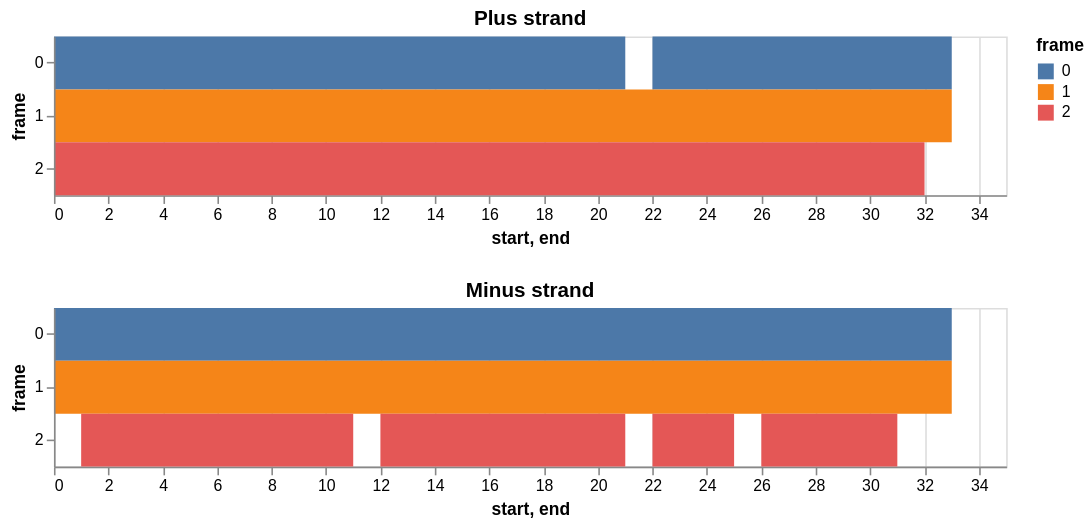

The code cell stored with this chart in its notebook:
### Markdown cell above
Now let's plot it:

### Code cell
import altair as alt

plus = alt.Chart(df[df['strand']=='+']).mark_rect().encode(
    x = alt.X('start:Q'),
    x2 = alt.X2('end:Q'),
    y = alt.Y('frame:N'),
    color='frame',
    tooltip='aa:N'
).properties(
    width=600,
    height=100,
    title='Plus strand'
)

minus = alt.Chart(df[df['strand']=='-']).mark_rect().encode(
    x = alt.X('start:Q', sort=alt.EncodingSortField('start:Q', order='descending')),
    x2 = alt.X2('end:Q'),
    y = alt.Y('frame:N'),
    color='frame',
    tooltip='aa:N'
).properties(
    width=600,
    height=100,
    title='Minus strand'
)

plus & minus

### Figure 1 — Vega-Lite specification as saved in the notebook (floating-point values rounded to 4 significant figures)
{"config": {"view": {"continuousWidth": 300, "continuousHeight": 300}}, "vconcat": [{"data": {"name": "data-a8b90d8c4a87e1da3f4954a68b23ef46"}, "mark": {"type": "rect"}, "encoding": {"color": {"field": "frame", "type": "nominal"}, "tooltip": {"field": "aa", "type": "nominal"}, "x": {"field": "start", "type": "quantitative"}, "x2": {"field": "end"}, "y": {"field": "frame", "type": "nominal"}}, "height": 100, "title": "Plus strand", "width": 600}, {"data": {"name": "data-6e15ccd6662cd456560d63e36f74f30b"}, "mark": {"type": "rect"}, "encoding": {"color": {"field": "frame", "type": "nominal"}, "tooltip": {"field": "aa", "type": "nominal"}, "x": {"field": "start", "sort": {"field": "start:Q", "order": "descending"}, "type": "quantitative"}, "x2": {"field": "end"}, "y": {"field": "frame", "type": "nominal"}}, "height": 100, "title": "Minus strand", "width": 600}], "$schema": "https://vega.github.io/schema/vega-lite/v6.1.0.json", "datasets": {"data-a8b90d8c4a87e1da3f4954a68b23ef46": [{"aa": "PHLPYNCHSVAQSGEKVWEFC", "frame": "0", "strand": "+", "start": 0, "end": 21}, {"aa": "EVFRIQEYIRY", "frame": "0", "strand": "+", "start": 22, "end": 33}, {"aa": "LIFHTTVTVLLKAAKKCGSFVRRCFVYRNIFAI", "frame": "1", "strand": "+", "start": 0, "end": 33}, {"aa": "SSSIQLSQCCSKRRKSVGVLLGGVSYTGIYSL", "frame": "2", "strand": "+", "start": 0, "end": 32}], "data-6e15ccd6662cd456560d63e36f74f30b": [{"aa": "NSEYIPVYETPPNKTPTLFRRFEQHCDSCMEDE", "frame": "0", "strand": "-", "start": 0, "end": 33}, {"aa": "IANIFLYTKHLLTKLPHFFAALSNTVTVVWKMR", "frame": "1", "strand": "-", "start": 0, "end": 33}, {"aa": "", "frame": "2", "strand": "-", "start": 0, "end": 0}, {"aa": "RIYSCIRNTS", "frame": "2", "strand": "-", "start": 1, "end": 11}, {"aa": "QNSHTFSPL", "frame": "2", "strand": "-", "start": 12, "end": 21}, {"aa": "ATL", "frame": "2", "strand": "-", "start": 22, "end": 25}, {"aa": "QLYGR", "frame": "2", "strand": "-", "start": 26, "end": 31}, {"aa": "", "frame": "2", "strand": "-", "start": 32, "end": 32}]}}
